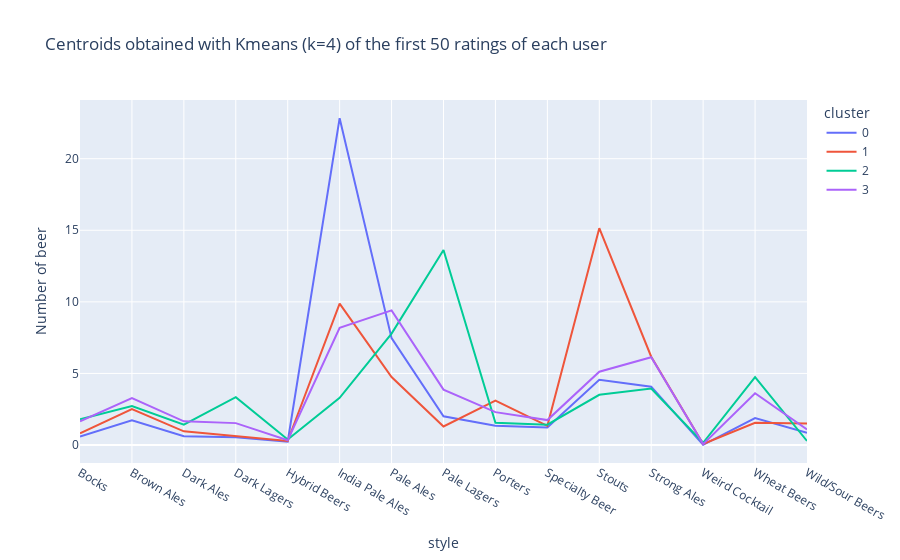

The notebook cell this image was saved under:
### Code cell
fig = px.line(df_cluster_beer, x="style", y="Number of beer", color="cluster", title="Centroids obtained with Kmeans (k=4) of the first 50 ratings of each user")
fig.show()
#fig.write_html("centroid.html")

### Figure 1 — Plotly figure (JSON) as saved in the notebook; plotly's stock layout.template omitted (floating-point values rounded to 4 significant figures)
{"data": [{"hovertemplate": "cluster=0<br>style=%{x}<br>Number of beer=%{y}<extra></extra>", "legendgroup": "0", "line": {"color": "#636efa", "dash": "solid"}, "marker": {"symbol": "circle"}, "mode": "lines", "name": "0", "orientation": "v", "showlegend": true, "type": "scatter", "x": ["Bocks", "Brown Ales", "Dark Ales", "Dark Lagers", "Hybrid Beers", "India Pale Ales", "Pale Ales", "Pale Lagers", "Porters", "Specialty Beer", "Stouts", "Strong Ales", "Weird Cocktail", "Wheat Beers", "Wild/Sour Beers"], "xaxis": "x", "y": [0.5983, 1.732, 0.6151, 0.5481, 0.2343, 22.83, 7.469, 2.013, 1.351, 1.222, 4.556, 4.075, 0.01255, 1.879, 0.8619], "yaxis": "y"}, {"hovertemplate": "cluster=1<br>style=%{x}<br>Number of beer=%{y}<extra></extra>", "legendgroup": "1", "line": {"color": "#EF553B", "dash": "solid"}, "marker": {"symbol": "circle"}, "mode": "lines", "name": "1", "orientation": "v", "showlegend": true, "type": "scatter", "x": ["Bocks", "Brown Ales", "Dark Ales", "Dark Lagers", "Hybrid Beers", "India Pale Ales", "Pale Ales", "Pale Lagers", "Porters", "Specialty Beer", "Stouts", "Strong Ales", "Weird Cocktail", "Wheat Beers", "Wild/Sour Beers"], "xaxis": "x", "y": [0.8163, 2.505, 0.9592, 0.6327, 0.2806, 9.872, 4.75, 1.296, 3.097, 1.342, 15.15, 6.168, 0.07653, 1.551, 1.505], "yaxis": "y"}, {"hovertemplate": "cluster=2<br>style=%{x}<br>Number of beer=%{y}<extra></extra>", "legendgroup": "2", "line": {"color": "#00cc96", "dash": "solid"}, "marker": {"symbol": "circle"}, "mode": "lines", "name": "2", "orientation": "v", "showlegend": true, "type": "scatter", "x": ["Bocks", "Brown Ales", "Dark Ales", "Dark Lagers", "Hybrid Beers", "India Pale Ales", "Pale Ales", "Pale Lagers", "Porters", "Specialty Beer", "Stouts", "Strong Ales", "Weird Cocktail", "Wheat Beers", "Wild/Sour Beers"], "xaxis": "x", "y": [1.794, 2.723, 1.426, 3.348, 0.383, 3.298, 7.78, 13.62, 1.56, 1.418, 3.511, 3.95, 0.156, 4.745, 0.2837], "yaxis": "y"}, {"hovertemplate": "cluster=3<br>style=%{x}<br>Number of beer=%{y}<extra></extra>", "legendgroup": "3", "line": {"color": "#ab63fa", "dash": "solid"}, "marker": {"symbol": "circle"}, "mode": "lines", "name": "3", "orientation": "v", "showlegend": true, "type": "scatter", "x": ["Bocks", "Brown Ales", "Dark Ales", "Dark Lagers", "Hybrid Beers", "India Pale Ales", "Pale Ales", "Pale Lagers", "Porters", "Specialty Beer", "Stouts", "Strong Ales", "Weird Cocktail", "Wheat Beers", "Wild/Sour Beers"], "xaxis": "x", "y": [1.66, 3.282, 1.655, 1.53, 0.3376, 8.193, 9.409, 3.868, 2.297, 1.744, 5.119, 6.132, 0.06345, 3.619, 1.091], "yaxis": "y"}], "layout": {"legend": {"title": {"text": "cluster"}, "tracegroupgap": 0}, "title": {"text": "Centroids obtained with Kmeans (k=4) of the first 50 ratings of each user"}, "xaxis": {"anchor": "y", "domain": [0, 1], "title": {"text": "style"}}, "yaxis": {"anchor": "x", "domain": [0, 1], "title": {"text": "Number of beer"}}}}
